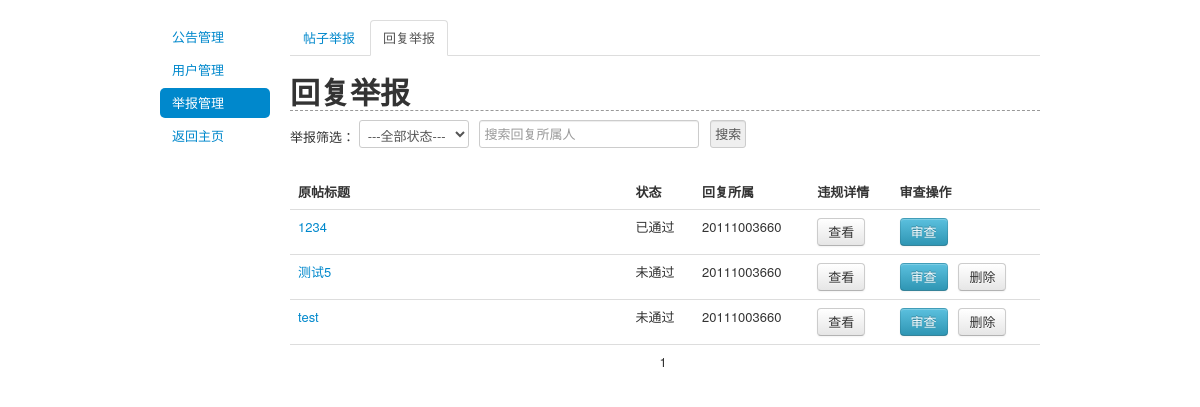
Screenshot of /others/reply_alarm_mag.php (signed in) with the database file from the repository.
### tables this page shows
CREATE TABLE IF NOT EXISTS `reply_alarm` (
  `id` bigint(100) NOT NULL AUTO_INCREMENT,
  `reply_id` bigint(100) NOT NULL,
  `item_id` bigint(100) NOT NULL,
  `owner` varchar(30) NOT NULL COMMENT '原回复所属人',
  `reason` text NOT NULL,
  `status` char(2) NOT NULL DEFAULT '0' COMMENT '0未通过，1已通过',
  PRIMARY KEY (`id`),
  KEY `reply_id` (`reply_id`)
);

CREATE TABLE IF NOT EXISTS `item` (
  `item_id` bigint(100) NOT NULL AUTO_INCREMENT,
  `type` bigint(20) NOT NULL,
  `title` text NOT NULL,
  `content` text NOT NULL,
  `attachment` text COMMENT '默认为null，有path则取path',
  `author` varchar(30) NOT NULL,
  `time` datetime NOT NULL COMMENT '发帖时间',
  `last_modify` datetime NOT NULL,
  `status` char(2) NOT NULL DEFAULT '0' COMMENT '0代表正常，1代表不显示',
  PRIMARY KEY (`item_id`),
  KEY `author` (`author`),
  KEY `type` (`type`)
);

### others/reply_alarm_mag.php (the view, shortened to what this page needs)
<?php include ("../deal/admin_check.php"); ?>
<!DOCTYPE html PUBLIC "-//W3C//DTD XHTML 1.0 Transitional//EN" "http://www.w3.org/TR/xhtml1/DTD/xhtml1-transitional.dtd">
<html xmlns="http://www.w3.org/1999/xhtml">
<head>
<link href="../style/bootstrap/css/bootstrap.min.css"  type="text/css" rel="stylesheet" />
<link href="../style/style.css" type="text/css" rel="stylesheet" />
</head>
<body>
<div id="middle">
<div id="admin_mid_left">
<ul class="nav nav-pills nav-stacked">
    <li><a href="notice_mag.php">公告管理</a></li>
    <li><a href="user_mag.php">用户管理</a></li>
    <li class="active"><a href="#">举报管理</a></li>
    <li><a href="../index.php">返回主页</a></li>
</ul>
</div>
<div id="admin_mid_right">
    <ul class="nav nav-tabs">
    <li><a href="item_alarm_mag.php">帖子举报</a></li>
    <li class="active"><a href="#">回复举报</a></li>
    </ul>
   <h1 class="border1">回复举报
</h1>
<p>
<form action="#" method="get">
举报筛选：
<select name="status" style="width:110px;">
<option value="">---全部状态---</option>
</select>&nbsp;&nbsp;
<input type="text" name="owner" placeholder="搜索回复所属人" />&nbsp;&nbsp;
<input type="submit" name="search_submit" value="搜索" />
</form>
</p>
<div>
<table class="table">
<thead>
<tr>
<th>原帖标题</th>
<th>状态</th>
<th>回复所属</th>
<th>违规详情</th>
<th>审查操作</th>
</tr>
</thead>
<tbody>
<?php
$status=$_GET['status'];
$owner=$_GET['owner'];
if($status!=""){
	$sql="select * from reply_alarm where status=".$status." and owner like '%".$owner."%'";
}else{
	$sql="select * from reply_alarm where owner like '%".$owner."%'";
}
$perNumber=10;
$page=$_GET['page'];
if (!isset($page)) {
 $page=1;
}
$startCount=($page-1)*$perNumber;
$result=mysql_query($sql." limit $startCount,$perNumber");
while ($row=mysql_fetch_array($result)) {
?>
<tr>
<td width="45%">
<a href="item_detail.php?item_id=<?php echo $row["item_id"]; ?>">
<?php
$item_res=mysql_query("select * from item where item_id=".$row["item_id"]);
$item_list=mysql_fetch_array($item_res);
echo $item_list["title"];
?></a>
</td>
<td>
<?php
if($row["status"]=='0'){
	echo "未通过";
}else{
	echo "已通过";
}
?>
</td>
<td>
<?php echo $row["owner"]; ?>
</td>
<td>
<a class="btn" data-toggle="modal" href="#ReplyModal<?php  echo $row['id']; ?>">查看</a>
	<?php
	$reason_res=mysql_query("select * from reply_alarm where id=".$row["id"]);
	?></p>
</td>
<td>
<a href="reply_alarm_modify.php?id=<?php echo $row['id']; ?>" class="btn btn-info">审查</a>&nbsp;&nbsp;
<?php
if($row["status"]=='0'){
?>
<a onclick="delete_alarm(<?php echo $row['id'];?>)" class="btn">删除</a>
<?php }  ?>
</td>
</tr>
<?php }
?>
<tr><td colspan="5" style="text-align:center;">
<?php echo $page."&nbsp;"; ?>
</tbody>
</table>
</div>
</div>
</body>
</html>

### style/style.css (style rules this page uses)
* { margin:0px; padding:0px; }
#middle { width:880px; margin:0 auto; padding:20px 10px; min-height:400px; }
#admin_mid_left { width:110px; float:left; }
#admin_mid_right { width:750px; float:right; }
.border1 { border-bottom:dashed 1px #999; }

### rows the page displays
reply_alarm: item.title "1234", status "已通过", owner "20111003660"
reply_alarm: item.title "测试5", status "未通过", owner "20111003660"
reply_alarm: item.title "test", status "未通过", owner "20111003660"

### other values shown
$page "1"
